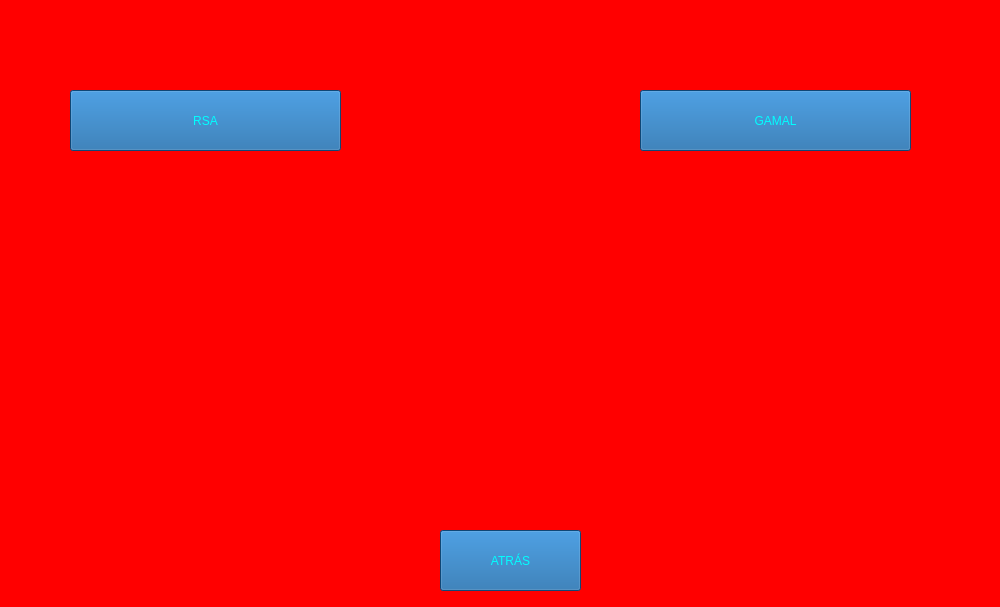
<?xml version="1.0" encoding="UTF-8"?>
<ui version="4.0">
 <class>cripAsime</class>
 <widget class="QMainWindow" name="cripAsime">
  <property name="geometry">
   <rect>
    <x>0</x>
    <y>0</y>
    <width>1000</width>
    <height>607</height>
   </rect>
  </property>
  <property name="maximumSize">
   <size>
    <width>1000</width>
    <height>613</height>
   </size>
  </property>
  <property name="windowTitle">
   <string>Criptografia Convencional</string>
  </property>
  <property name="windowIcon">
   <iconset>
    <normaloff>icono.png</normaloff>icono.png</iconset>
  </property>
  <widget class="QWidget" name="centralwidget">
   <widget class="QPushButton" name="bRsa">
    <property name="geometry">
     <rect>
      <x>70</x>
      <y>90</y>
      <width>271</width>
      <height>61</height>
     </rect>
    </property>
    <property name="styleSheet">
     <string notr="true">background-color: rgb(21, 99, 165);
color: #00ffff;
font: 14pt &quot;Berlin Sans FB&quot;;</string>
    </property>
    <property name="text">
     <string>RSA</string>
    </property>
   </widget>
   <widget class="QLabel" name="fondo">
    <property name="enabled">
     <bool>true</bool>
    </property>
    <property name="geometry">
     <rect>
      <x>0</x>
      <y>0</y>
      <width>1000</width>
      <height>615</height>
     </rect>
    </property>
    <property name="styleSheet">
     <string notr="true">background-color: #ff0000;</string>
    </property>
    <property name="text">
     <string/>
    </property>
    <property name="pixmap">
     <pixmap>Imag1.jpg</pixmap>
    </property>
    <property name="scaledContents">
     <bool>false</bool>
    </property>
   </widget>
   <widget class="QPushButton" name="back">
    <property name="geometry">
     <rect>
      <x>440</x>
      <y>530</y>
      <width>141</width>
      <height>61</height>
     </rect>
    </property>
    <property name="styleSheet">
     <string notr="true">background-color: rgb(21, 99, 165);
color: #00ffff;
font: 14pt &quot;Berlin Sans FB&quot;;</string>
    </property>
    <property name="text">
     <string>ATRÁS</string>
    </property>
   </widget>
   <widget class="QPushButton" name="bGamal">
    <property name="geometry">
     <rect>
      <x>640</x>
      <y>90</y>
      <width>271</width>
      <height>61</height>
     </rect>
    </property>
    <property name="styleSheet">
     <string notr="true">background-color: rgb(21, 99, 165);
color: #00ffff;
font: 14pt &quot;Berlin Sans FB&quot;;</string>
    </property>
    <property name="text">
     <string>GAMAL</string>
    </property>
   </widget>
   <zorder>fondo</zorder>
   <zorder>bRsa</zorder>
   <zorder>back</zorder>
   <zorder>bGamal</zorder>
  </widget>
 </widget>
 <resources/>
 <connections/>
</ui>
